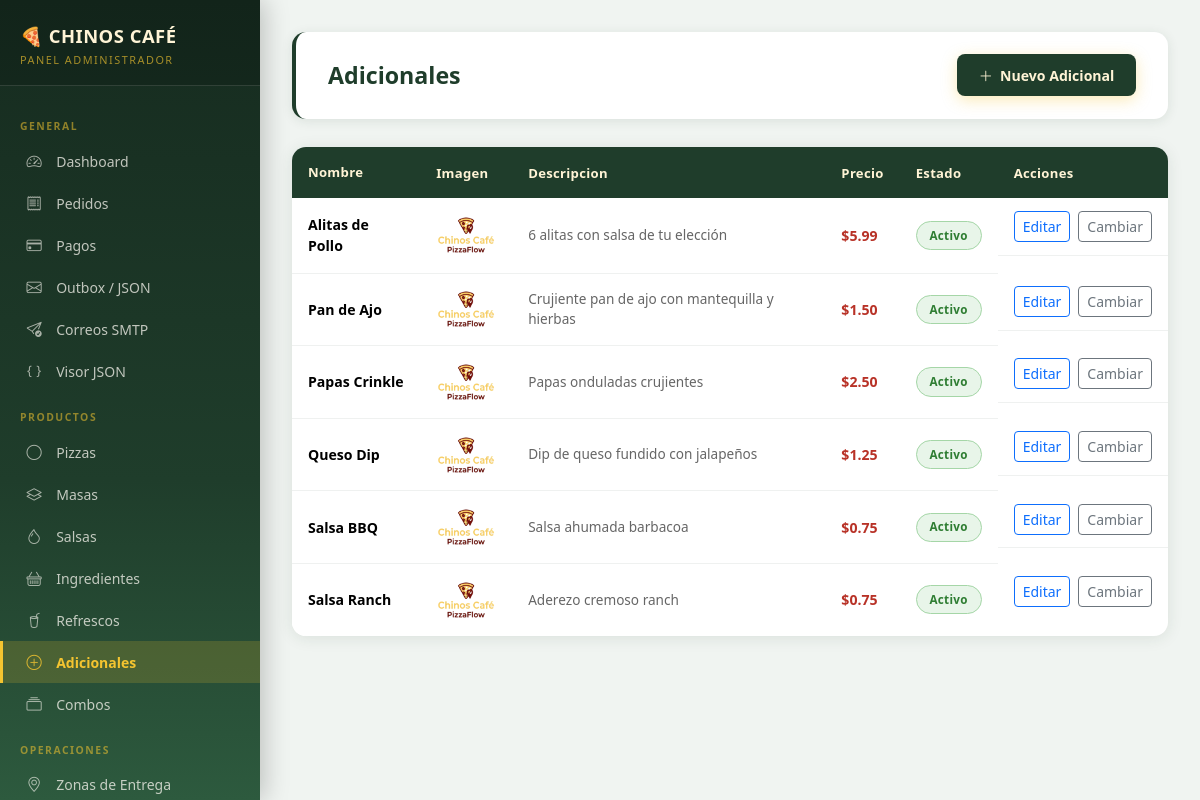
The page /admin/adicionales (signed in) on the database its author committed.
### app/models.py (models this page shows)
class Extra(db.Model):
    __tablename__ = 'adicionales'
    id = db.Column(db.Integer, primary_key=True)
    nombre = db.Column(db.String(100), nullable=False)
    descripcion = db.Column(db.Text)
    categoria = db.Column(db.String(80))
    precio = db.Column(db.Numeric(10, 2), nullable=False)
    stock = db.Column(db.Integer, default=50)
    imagen = db.Column(db.String(255))
    estado = db.Column(db.String(20), default='activo')

### app/routes/admin.py (the view)
@admin_bp.route('/adicionales')
@login_required
@require_admin
def adicionales():
    items = Extra.query.order_by(Extra.nombre).all()
    return render_template('admin/adicionales.html', adicionales=items)

### app/models.py (called while the page is built)
    @property
    def rol_nombre(self):
        return self.role.nombre if self.role else ''

    def is_admin(self):
        return self.rol_nombre == 'Administrador'

### app/routes/admin.py (called while the page is built)
def require_admin(f):
    from functools import wraps
    @wraps(f)
    def decorated(*args, **kwargs):
        if not current_user.is_authenticated or not current_user.is_admin():
            flash('Acceso restringido a administradores.', 'danger')
            return redirect(url_for('public.index'))
        return f(*args, **kwargs)
    return decorated

### app/utils/file_uploads.py (called while the page is built, shortened)
def static_image_url(path):
    if not path:
        return None

### app/templates/admin/adicionales.html (shortened to what this page needs)
{% extends "admin/base_admin.html" %}
{% block content %}
<div class="page-header">
  <div><h1>Adicionales</h1></div>
  <a href="{{ url_for('admin.crear_adicional') }}" class="btn-primary-custom"><i class="bi bi-plus-lg"></i> Nuevo Adicional</a>
</div>
<div class="table-custom">
  <div class="table-responsive-admin"><table class="table mb-0">
    <thead><tr>
      <th style="background:var(--basil);color:var(--cream);padding:1rem">Nombre</th>
      <th style="background:var(--basil);color:var(--cream)">Imagen</th>
      <th style="background:var(--basil);color:var(--cream)">Descripcion</th>
      <th style="background:var(--basil);color:var(--cream)">Precio</th>
      <th style="background:var(--basil);color:var(--cream)">Estado</th>
      <th style="background:var(--basil);color:var(--cream)">Acciones</th>
    </tr></thead>
    <tbody>
      {% for a in adicionales %}
      <tr>
        <td style="padding:1rem"><strong>{{ a.nombre }}</strong><br><small>{{ a.categoria or '' }}</small></td>
        <td><img src="{{ img_url(a.imagen) }}" alt="{{ a.nombre }}" style="width:60px;height:46px;object-fit:cover;border-radius:8px"></td>
        <td style="font-size:.85rem;color:#666">{{ a.descripcion or '-' }}</td>
        <td style="font-weight:700;color:var(--tomato)">${{ "%.2f"|format(a.precio) }}</td>
        <td><span class="badge-estado badge-{{ a.estado }}">{{ a.estado.title() }}</span></td>
        <td class="d-flex gap-2">
          <a class="btn btn-sm btn-outline-primary" href="{{ url_for('admin.editar_adicional', aid=a.id) }}">Editar</a>
          <form method="POST" action="{{ url_for('admin.toggle_adicional', aid=a.id) }}"><button class="btn btn-sm btn-outline-secondary" type="submit">Cambiar</button></form>
        </td>
      </tr>
      {% else %}
      <tr><td colspan="6" class="text-center text-muted py-4">No hay adicionales.</td></tr>
      {% endfor %}
    </tbody>
  </table>
  </div>
</div>
{% endblock %}

### app/static/css/main.css (style rules this page uses)
:root { --basil: #1F3D2B; --cream: #FFF4D6; --tomato: #B83227; --cheese: #F4C430; --carbon: #171717; --warm: #FAF7F0; --basil-light: #2d5a3e; --shadow: 0 4px 20px rgba(31,61,43,.12); --shadow-lg: 0 8px 40px rgba(31,61,43,.18); --radius: 14px; --radius-sm: 8px; --transition: .25s ease; --font: 'Segoe UI', system-ui, -apple-system, sans-serif; }
*, *::before, *::after { box-sizing: border-box; margin: 0; padding: 0; }
html { font-size: 16px; scroll-behavior: smooth; }
body { font-family: var(--font); background: var(--warm); color: var(--carbon); min-height: 100vh; }
h1,h2,h3,h4,h5,h6 { line-height: 1.3; font-weight: 700; }
a { color: var(--basil); text-decoration: none; transition: color var(--transition); }
.btn-primary-custom { background: var(--cheese); color: var(--carbon); border: none; padding: .75rem 1.8rem; border-radius: 30px; font-weight: 700; font-size: .95rem; transition: all var(--transition); box-shadow: 0 4px 15px rgba(244,196,48,.35); cursor: pointer; display: inline-flex; align-items: center; gap: .5rem; }
.table-custom { background: white; border-radius: var(--radius); overflow: hidden; box-shadow: var(--shadow); }
.table-custom thead th { background: var(--basil); color: var(--cream); font-weight: 600; padding: 1rem; border: none; font-size: .85rem; }
.table-custom tbody td { padding: .85rem 1rem; border-bottom: 1px solid rgba(31,61,43,.08); vertical-align: middle; font-size: .9rem; }
.table-custom tbody tr:last-child td { border-bottom: none; }
.badge-estado { padding: .3rem .75rem; border-radius: 20px; font-size: .75rem; font-weight: 700; }
.badge-activo,.badge-activa { background: #e8f5e9; color: #2e7d32; }
.page-header { background: white; border-radius: var(--radius); padding: 1.5rem 2rem; margin-bottom: 1.5rem; box-shadow: var(--shadow); display: flex; align-items: center; justify-content: space-between; flex-wrap: wrap; gap: 1rem; }
.page-header h1 { font-size: 1.5rem; color: var(--basil); margin: 0; }
:root { --basil-dark: #162b1f; --basil-mid: #2d5a3e; --gold: #e6b800; --sidebar-w: 260px; --admin-bg: #f0f4f1; }
body:has(.sidebar) { display: flex; overflow: hidden; height: 100vh; }
.page-header { background: white; border-radius: var(--radius); padding: 1.4rem 2rem; margin-bottom: 1.75rem; box-shadow: 0 2px 12px rgba(31,61,43,.1); display: flex; align-items: center; justify-content: space-between; flex-wrap: wrap; gap: 1rem; border-left: 4px solid var(--basil); }
.page-header h1 { font-size: 1.45rem; color: var(--basil); margin: 0; }
.table-custom { background: white; border-radius: var(--radius); overflow: hidden; box-shadow: 0 2px 16px rgba(31,61,43,.1); }
.table-responsive-admin { overflow-x: auto; max-height: 65vh; overflow-y: auto; }
.table-custom thead th { background: var(--basil); color: var(--cream); font-weight: 700; padding: .9rem 1rem; border: none; font-size: .82rem; letter-spacing: .3px; position: sticky; top: 0; z-index: 2; }
.table-custom tbody td { padding: .8rem 1rem; border-bottom: 1px solid rgba(31,61,43,.07); vertical-align: middle; font-size: .88rem; }
.btn-primary-custom { background: var(--basil); color: var(--cream); border: none; border-radius: var(--radius-sm); padding: .65rem 1.35rem; font-weight: 700; font-size: .88rem; cursor: pointer; transition: all .2s ease; display: inline-flex; align-items: center; gap: .45rem; }
.badge-estado { padding: .3rem .8rem; border-radius: 20px; font-size: .73rem; font-weight: 700; letter-spacing: .3px; display: inline-flex; align-items: center; gap: .35rem; }
.badge-activo,.badge-activa { background: #e8f5e9; color: #2e7d32; border: 1px solid #a5d6a7; }
.form-card, .stat-card, .table-custom { animation: fadeInUp .35s ease both; }

### rows shown on the page
Extra: nombre "Alitas de Pollo", descripcion "6 alitas con salsa de tu elección", precio "5.99", estado "Activo"
Extra: nombre "Pan de Ajo", descripcion "Crujiente pan de ajo con mantequilla y hierbas", precio "1.50", estado "Activo"
Extra: nombre "Papas Crinkle", descripcion "Papas onduladas crujientes", precio "2.50", estado "Activo"
Extra: nombre "Queso Dip", descripcion "Dip de queso fundido con jalapeños", precio "1.25", estado "Activo"
Extra: nombre "Salsa BBQ", descripcion "Salsa ahumada barbacoa", precio "0.75", estado "Activo"
Extra: nombre "Salsa Ranch", descripcion "Aderezo cremoso ranch", precio "0.75", estado "Activo"
